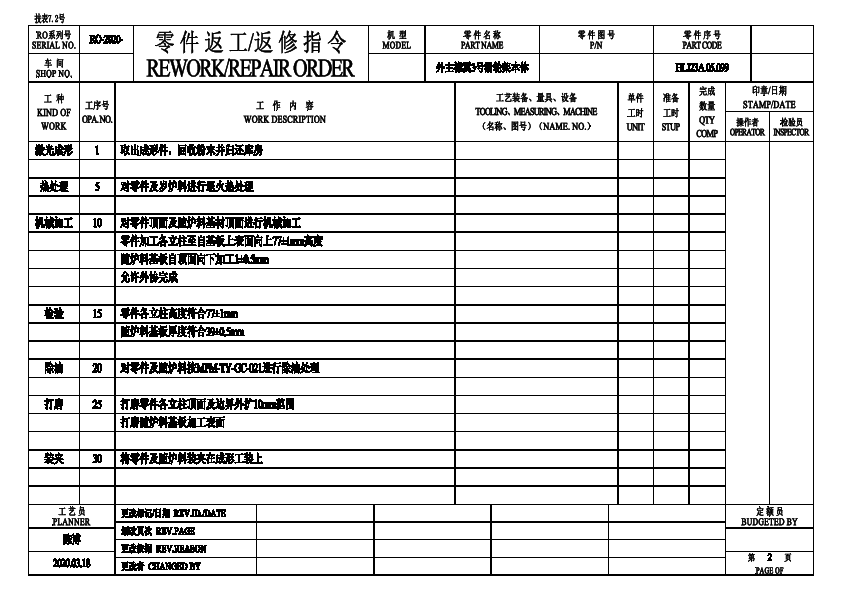
#> input picture PracticalTools/imgs/1.png, 842 x 595 px, found by its file name
$ python test.py   (older library calls are emulated)
#> lines starting #> are read from the running program, lines starting #| are printed output that depends on the picture; after the words box and inside, x2 and y2 are one past the last pixel; in counts of white or black regions, pixels touching at a corner belong together
# -*- coding: gbk -*-
import os
import cv2
import os,shutil
import numpy as np
import time
import matplotlib.pyplot as plt

image = cv2.imread(r"E:\chenbo\Program\14-PrintScreen\template\1.png")
#> image is the input picture: shape (595, 842, 3); min 0, max 255, mean 221.6
image = cv2.cvtColor(image, cv2.COLOR_BGR2GRAY)
#> image: shape (595, 842)
ret,th1 = cv2.threshold(image, 127, 255, cv2.THRESH_BINARY)
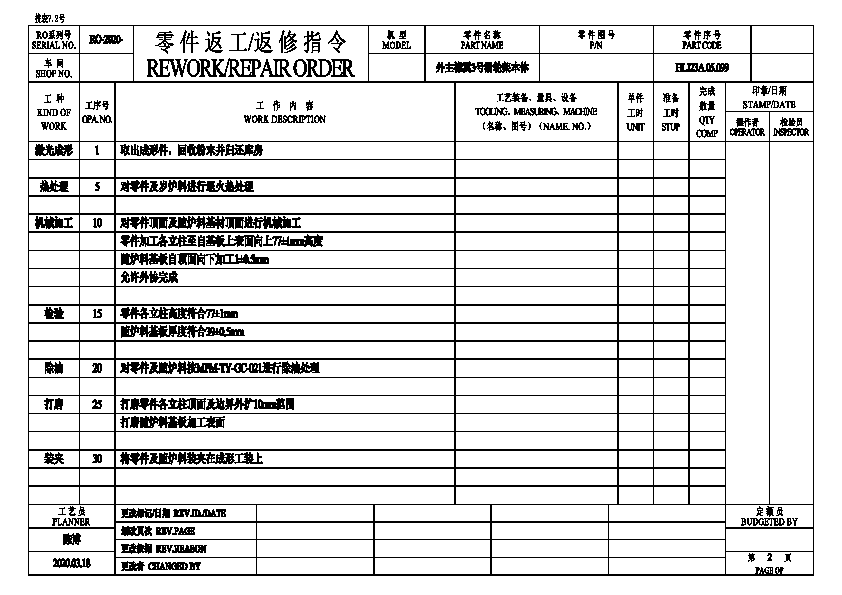
#> th1: shape (595, 842); 86.8% white; black in thin lines or dots, all inside (x1, y1, x2, y2) = (28, 13, 814, 576)
plt.imshow(th1)
# plt.axis("off")  # 去除坐标轴
plt.show()
th2 = cv2.adaptiveThreshold(image, 255, cv2.ADAPTIVE_THRESH_MEAN_C, cv2.THRESH_BINARY, 5, 2)
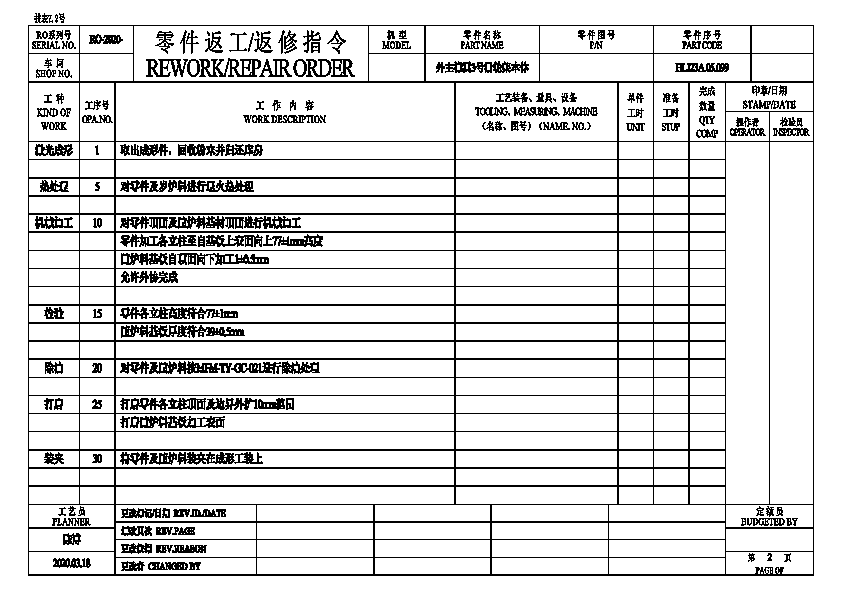
#> th2: shape (595, 842); 86.8% white; black in thin lines or dots, all inside (x1, y1, x2, y2) = (28, 13, 814, 576)
th3 = cv2.adaptiveThreshold(image,255,cv2.ADAPTIVE_THRESH_GAUSSIAN_C, cv2.THRESH_BINARY,5,2)
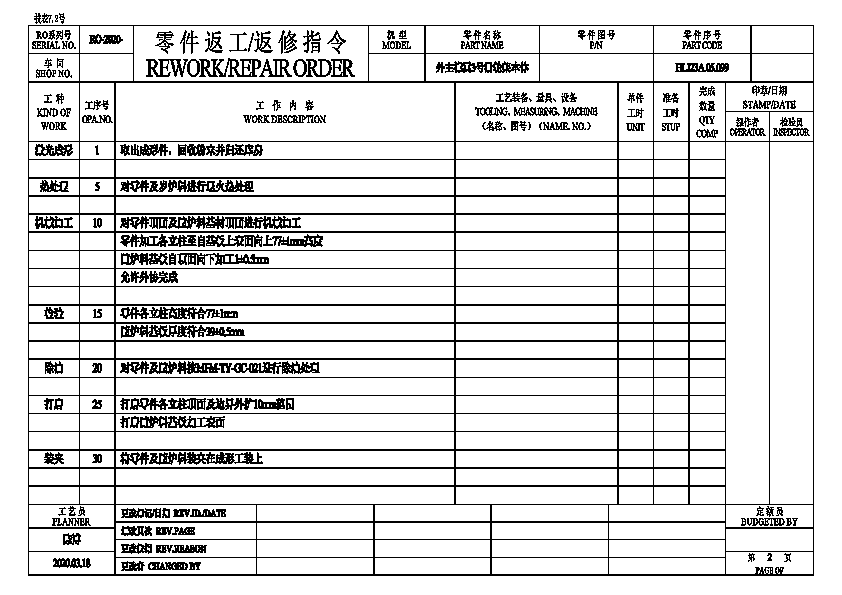
#> th3: shape (595, 842); 86.9% white; black in thin lines or dots, all inside (x1, y1, x2, y2) = (28, 13, 814, 576)
titles = ['Original Image', 'Global Thresholding (v = 127)',
            'Adaptive Mean Thresholding', 'Adaptive Gaussian Thresholding']

# image, contours, hierarchy = cv2.findContours(th1,cv2.RETR_TREE,cv2.CHAIN_APPROX_SIMPLE)

# images = [image, th1, th2, th3]
images = [image, th1, th2, th3]
for i in range(4):
    plt.subplot(2,2,i+1),plt.imshow(images[i],'gray')
    plt.title(titles[i])
    plt.xticks([]),plt.yticks([])
plt.show()
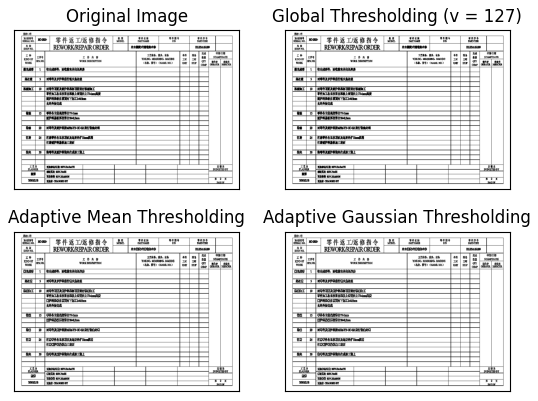
#> figure drawn by matplotlib, 4 panels


#
# gray = cv2.cvtColor(image, cv2.COLOR_BGR2GRAY)
#
# gradX = cv2.Sobel(gray, ddepth=cv2.CV_32F, dx=1, dy=0, ksize=-1)
# gradY = cv2.Sobel(gradX, ddepth=cv2.CV_32F, dx=0, dy=1, ksize=-1)
#
# (_, thresh) = cv2.threshold(gray, 90, 255, cv2.THRESH_TOZERO)
# plt.imshow(thresh)
# plt.axis("off")#去除坐标轴
# plt.show()
#
#
# # subtract the y-gradient from the x-gradient
# gradient = cv2.subtract(gradX, gradY)
# gradient = cv2.convertScaleAbs(gradient)
#
# # blur and threshold the image
# blurred = cv2.blur(gradient, (9, 9))
# (_, thresh) = cv2.threshold(blurred, 90, 255, cv2.THRESH_BINARY)
#
#
# kernel = cv2.getStructuringElement(cv2.MORPH_RECT, (9, 9))
# closed = cv2.morphologyEx(thresh, cv2.MORPH_CLOSE, kernel)
#
# plt.imshow(gradX)
# plt.axis("off")#去除坐标轴
# plt.show()

$ run again, with PracticalTools/imgs/0.png copied over PracticalTools/imgs/1.png
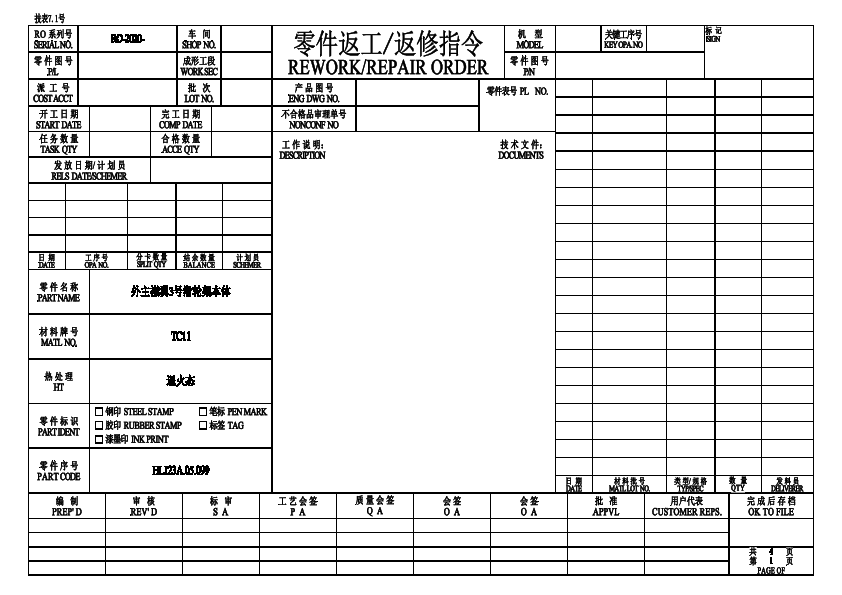
#> input picture PracticalTools/imgs/0.png, 842 x 595 px, found by its file name
#> image is the input picture: shape (595, 842, 3); min 0, max 255, mean 230.2
#> image: shape (595, 842)
#> `ret,th1 = cv2.threshold(image, 127, 255, cv2.THRESH_BINARY)`:
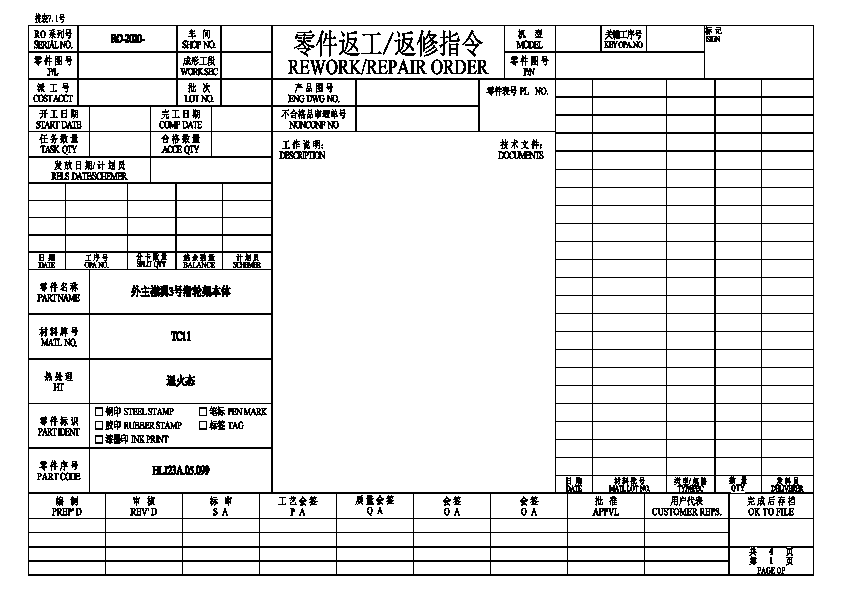
#> th1: shape (595, 842); 90.1% white; black in thin lines or dots, all inside (x1, y1, x2, y2) = (28, 13, 814, 576)
#> `plt.show()`:
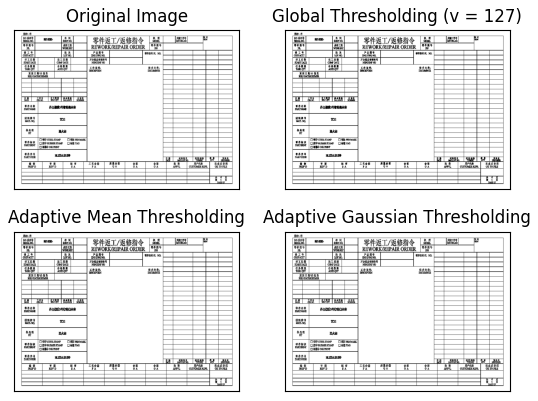
#> figure drawn by matplotlib, 4 panels

$ run again, with PracticalTools/imgs/2.png copied over PracticalTools/imgs/1.png
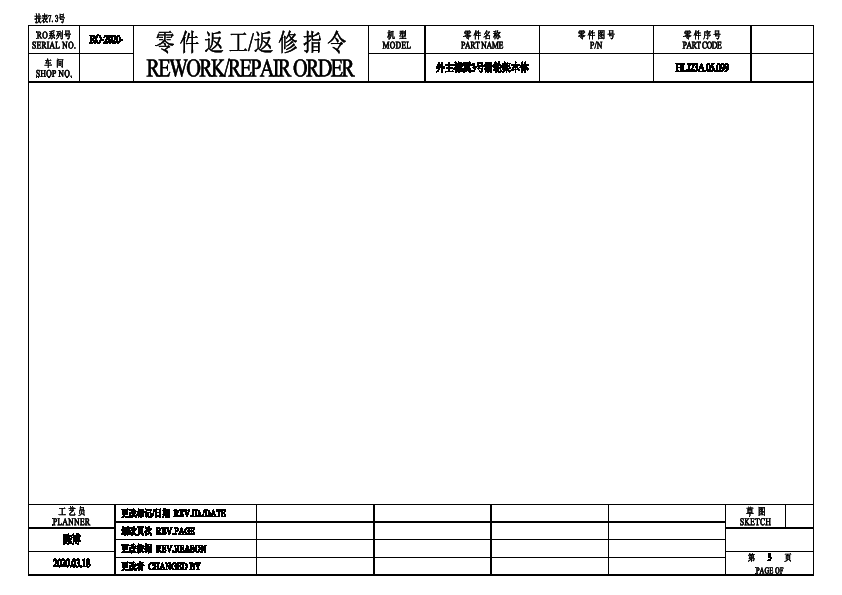
#> input picture PracticalTools/imgs/2.png, 842 x 595 px, found by its file name
#> image is the input picture: shape (595, 842, 3); min 0, max 255, mean 245
#> image: shape (595, 842)
#> th1: shape (595, 842); 96% white; black in thin lines or dots, all inside (x1, y1, x2, y2) = (28, 13, 814, 576)
#> `th2 = cv2.adaptiveThreshold(image, 255, cv2.ADAPTIVE_THRESH_MEAN_C, cv..`:
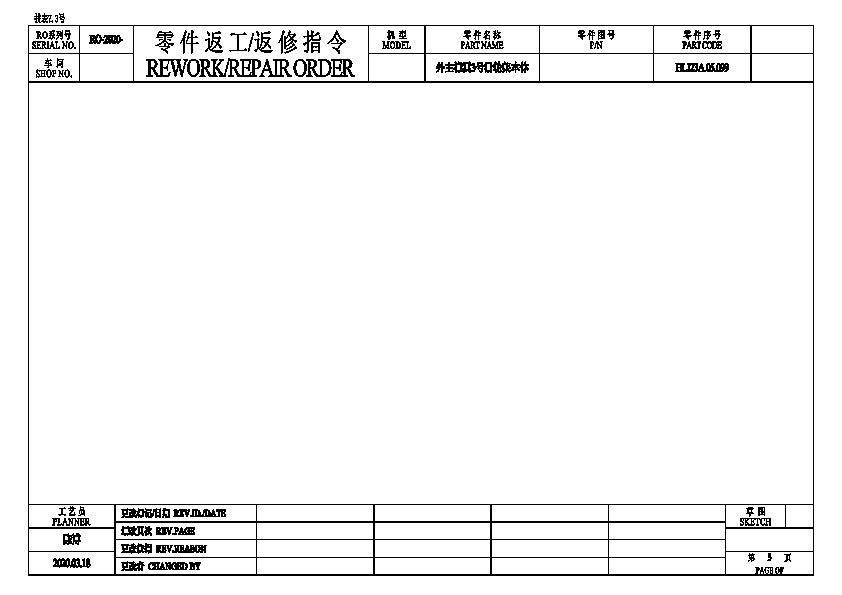
#> th2: shape (595, 842); 96% white; black in thin lines or dots, all inside (x1, y1, x2, y2) = (28, 13, 814, 576)
#> `plt.show()`:
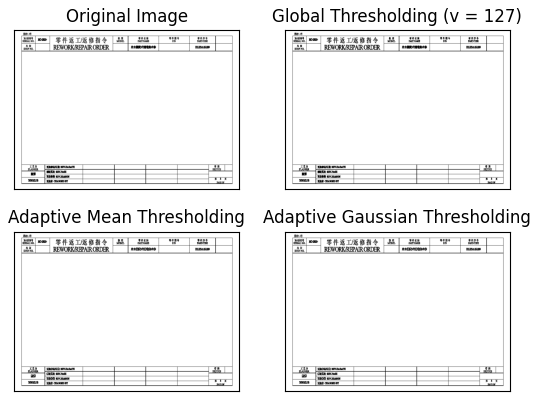
#> figure drawn by matplotlib, 4 panels

$ run again, with PracticalTools/imgs/3.png copied over PracticalTools/imgs/1.png
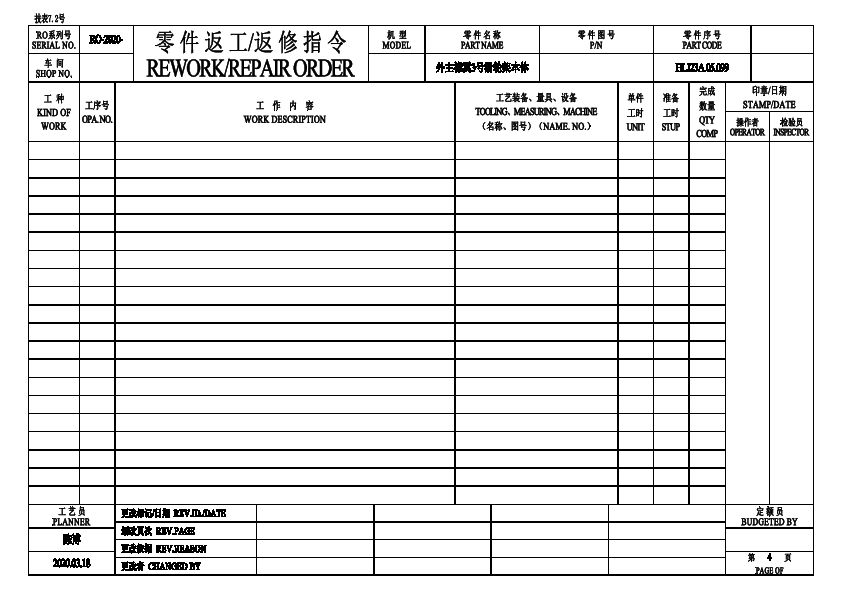
#> input picture PracticalTools/imgs/3.png, 842 x 595 px, found by its file name
#> image is the input picture: shape (595, 842, 3); min 0, max 255, mean 229.4
#> image: shape (595, 842)
#> `ret,th1 = cv2.threshold(image, 127, 255, cv2.THRESH_BINARY)`:
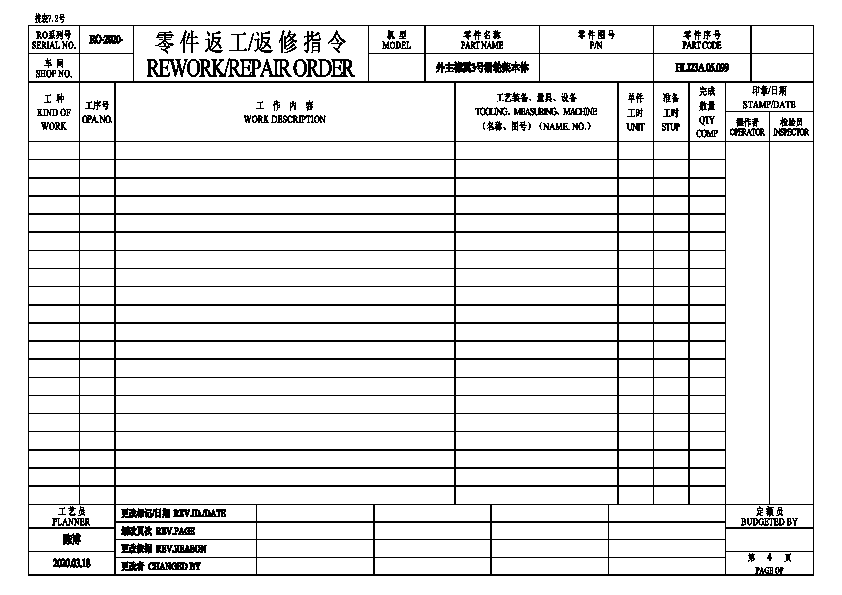
#> th1: shape (595, 842); 89.8% white; black in thin lines or dots, all inside (x1, y1, x2, y2) = (28, 13, 814, 576)
#> `plt.show()`:
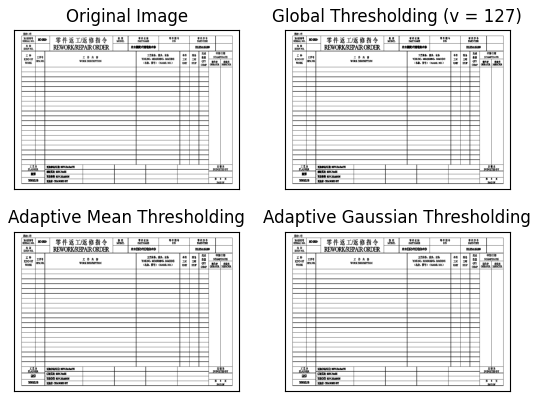
#> figure drawn by matplotlib, 4 panels
